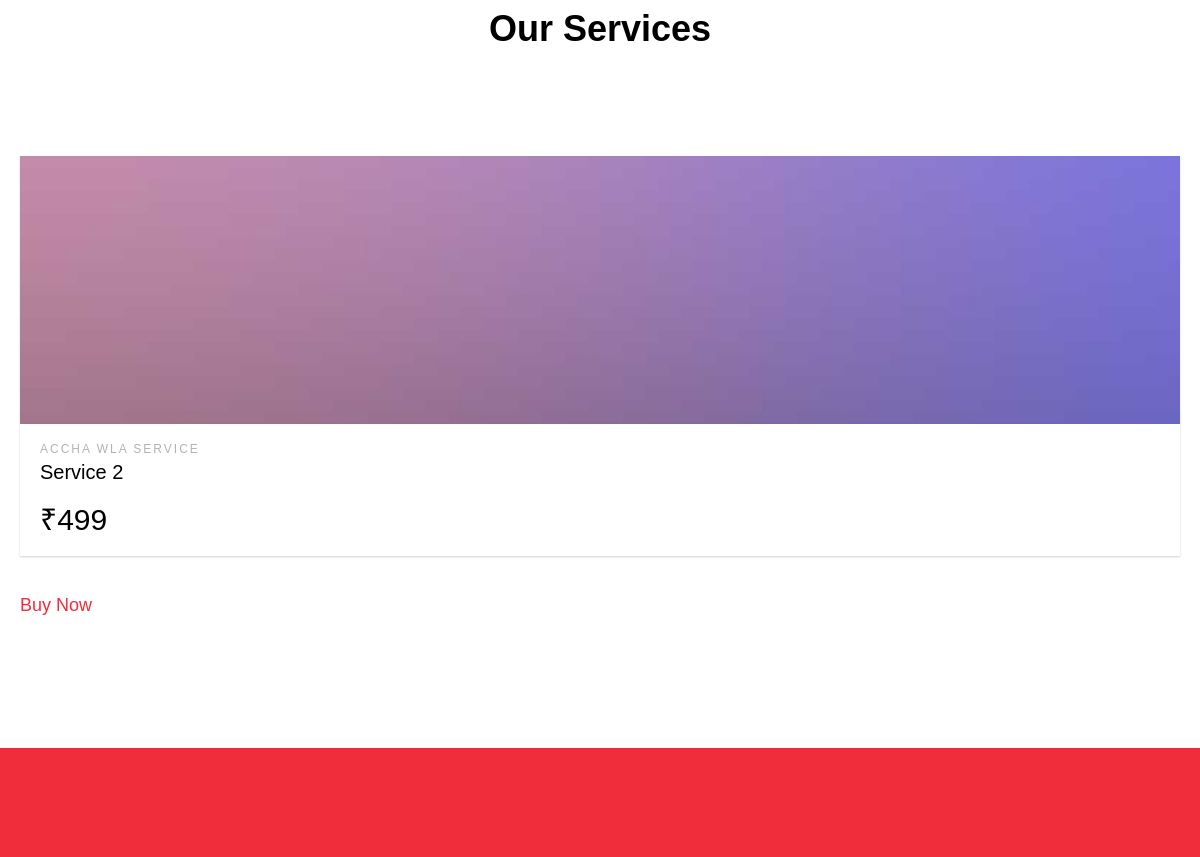
/services/ (middle part), run on an earlier commit of the app's database.
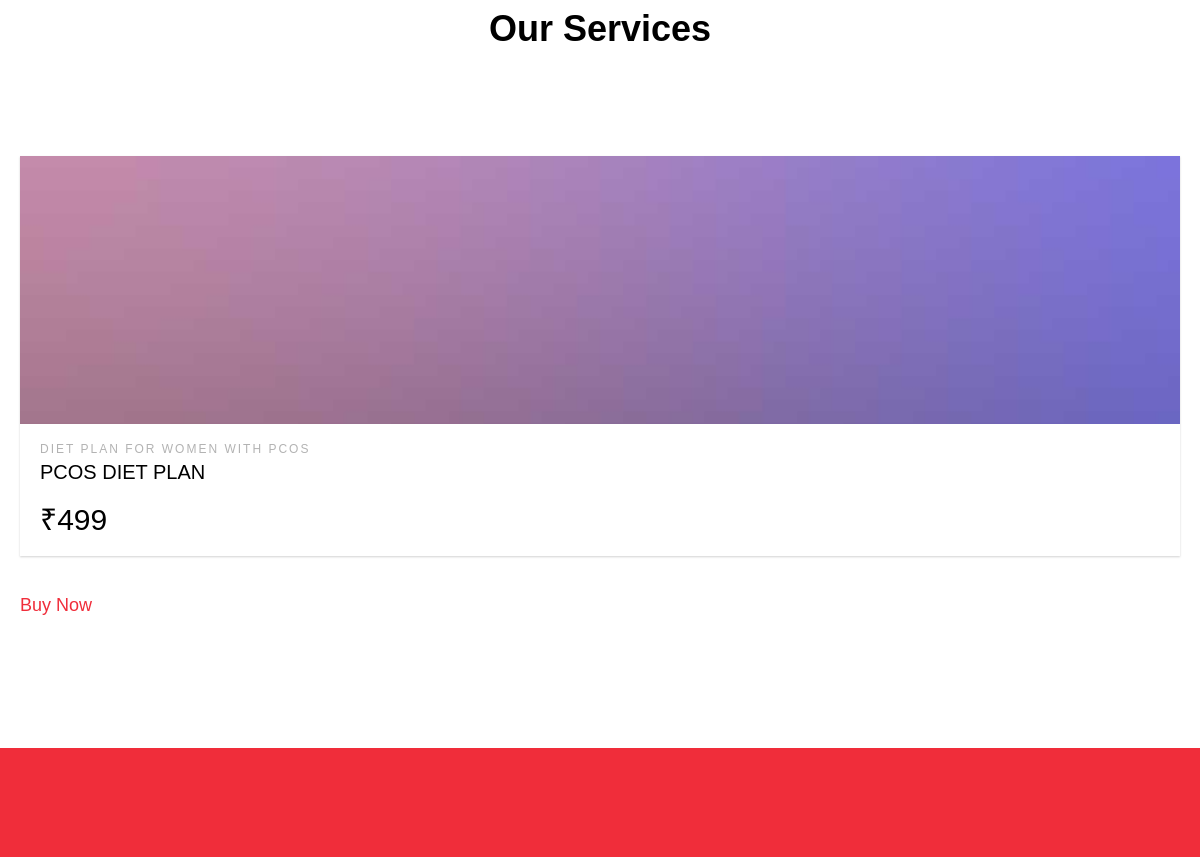
And on a later commit of the database.
### services/models.py (models this page shows, shortened)
class Service(models.Model):
    name = models.CharField(max_length=120, blank=True, null=True)
    price = models.IntegerField(blank=True, null=True)
    des = models.CharField(max_length=500, blank=True, null=True)
    is_enrolled = models.BooleanField(null=True, blank=True, default=False)
    head1 = models.CharField(max_length=120, blank=True, null=True)
    desc1 = models.CharField(max_length=500, blank=True, null=True)
    head2 = models.CharField(max_length=120, blank=True, null=True)
    desc2 = models.CharField(max_length=500, blank=True, null=True)
    head3 = models.CharField(max_length=120, blank=True, null=True)
    desc3 = models.CharField(max_length=500, blank=True, null=True)
    buyLink = models.CharField(max_length=120, blank=True, null=True)
    img = models.ImageField(blank=True, null=True)

### services/views.py (the view)
# urls.py: path('services/', service_view, name='services'),
def service_view(request):
    service = Service.objects.all()
    user = request.user
    context = {
        'title': 'Services',
        'users': user,
        'services': service,
    }
    return render(request, 'services/service.html', context)

### templates/services/service.html (shortened to what this page needs)
{% load static %}
{% include 'base/base.html' %}
{% block content %}
	<div id="page">
<div id="fh5co-project">
		<div class="container">
			<div class="row animate-box">
				<div class="col-md-8 col-md-offset-2 text-center fh5co-heading">
					<h2>Our Services</h2>
				</div>
			</div>
		</div>
	<div class="project-content">
			{% for s in services %}
                <div class="col-forth">
                    <div class="project animate-box" style="background-image: url({% static 'images/project1.jpg'    %})">
                        <a href="{% url 'prod_detail' s.id %}" class="desc">
                            <span>{{ s.des }}</span>
                            <h3>{{ s.name }}</h3>
							 <h2>₹{{ s.price }}</h2>
                        </a>
                    </div>
					<h4><a href="#" class="card-link">Buy Now</a></h4>
                </div>
            {% endfor %}
		</div>
	<div id="fh5co-started">
	</div>
	</div>
	</div>
{% endblock %}

What changed in the data, as far as the page shows it:
changed Service: des "ACCHA WLA SERVICE" → "DIET PLAN FOR WOMEN WITH PCOS"; name "Service 2" → "PCOS DIET PLAN"
